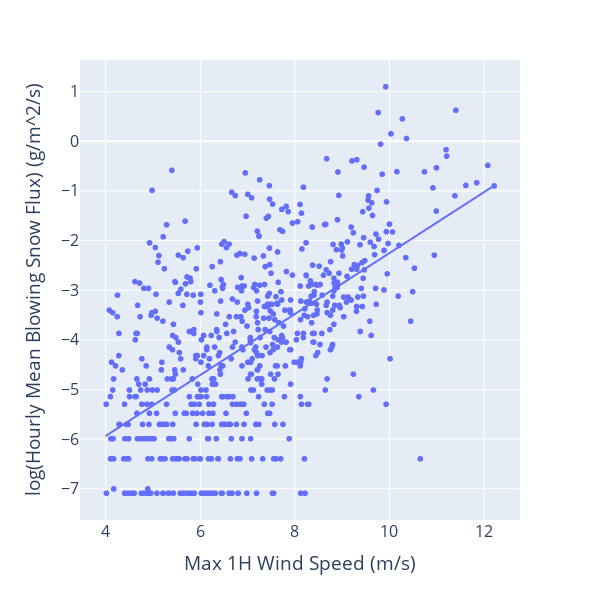

Notebook code cell kept with this figure:
### Code cell
max_val = sos_1H_max_wspd_ds['w_h2o__3m_uw'].mean()+(sos_1H_max_wspd_ds['w_h2o__3m_uw'].std()*3)
min_val = sos_1H_max_wspd_ds['w_h2o__3m_uw'].mean()-(sos_1H_max_wspd_ds['w_h2o__3m_uw'].std()*3)
sos_1H_max_wspd_ds['bsf'] = np.log(sos_1H_max_wspd_ds['SF_avg_1m_ue']+sos_1H_max_wspd_ds['SF_avg_2m_ue']).where(sos_1H_max_wspd_ds['SF_avg_1m_ue']+sos_1H_max_wspd_ds['SF_avg_2m_ue']>0)
fig = px.scatter(sos_1H_max_wspd_ds.where((sos_1H_max_wspd_ds['w_h2o__3m_uw']<max_val) &
                                          (sos_1H_max_wspd_ds['w_h2o__3m_uw']>min_val) & 
                                            (sos_1H_max_wspd_ds['spd_10m_ue']>=4)
                                          ),
                 x='spd_10m_ue',
                y='bsf',
                trendline='ols',)
# update the layout
fig.update_layout(
    xaxis_title="Max 1H Wind Speed (m/s)",
    yaxis_title="log(Hourly Mean Blowing Snow Flux) (g/m^2/s)",
    # log scale on y-axis
    # yaxis_type="log",
    font=dict(size=16),
    height=600,
    width=600
)

### Figure 1 — Plotly figure (JSON) as saved in the notebook; plotly's stock layout.template omitted (floating-point values rounded to 4 significant figures; data arrays with more than 128 entries replaced by an {"elided": "..."} marker saying what was removed)
{"data": [{"hovertemplate": "spd_10m_ue=%{x}<br>bsf=%{y}<extra></extra>", "legendgroup": "", "marker": {"color": "#636efa", "symbol": "circle"}, "mode": "markers", "name": "", "showlegend": false, "type": "scattergl", "x": {"elided": "2904 float values"}, "xaxis": "x", "y": {"elided": "2904 float values"}, "yaxis": "y"}, {"hovertemplate": "<b>OLS trendline</b><br>bsf = 0.613851 * spd_10m_ue + -8.39108<br>R<sup>2</sup>=0.340492<br><br>spd_10m_ue=%{x}<br>bsf=%{y} <b>(trend)</b><extra></extra>", "legendgroup": "", "marker": {"color": "#636efa", "symbol": "circle"}, "mode": "lines", "name": "", "showlegend": false, "type": "scattergl", "x": {"elided": "658 float values"}, "xaxis": "x", "y": {"elided": "658 float values"}, "yaxis": "y"}], "layout": {"font": {"size": 16}, "height": 600, "legend": {"tracegroupgap": 0}, "margin": {"t": 60}, "width": 600, "xaxis": {"anchor": "y", "domain": [0, 1], "title": {"text": "Max 1H Wind Speed (m/s)"}}, "yaxis": {"anchor": "x", "domain": [0, 1], "title": {"text": "log(Hourly Mean Blowing Snow Flux) (g/m^2/s)"}}}}
